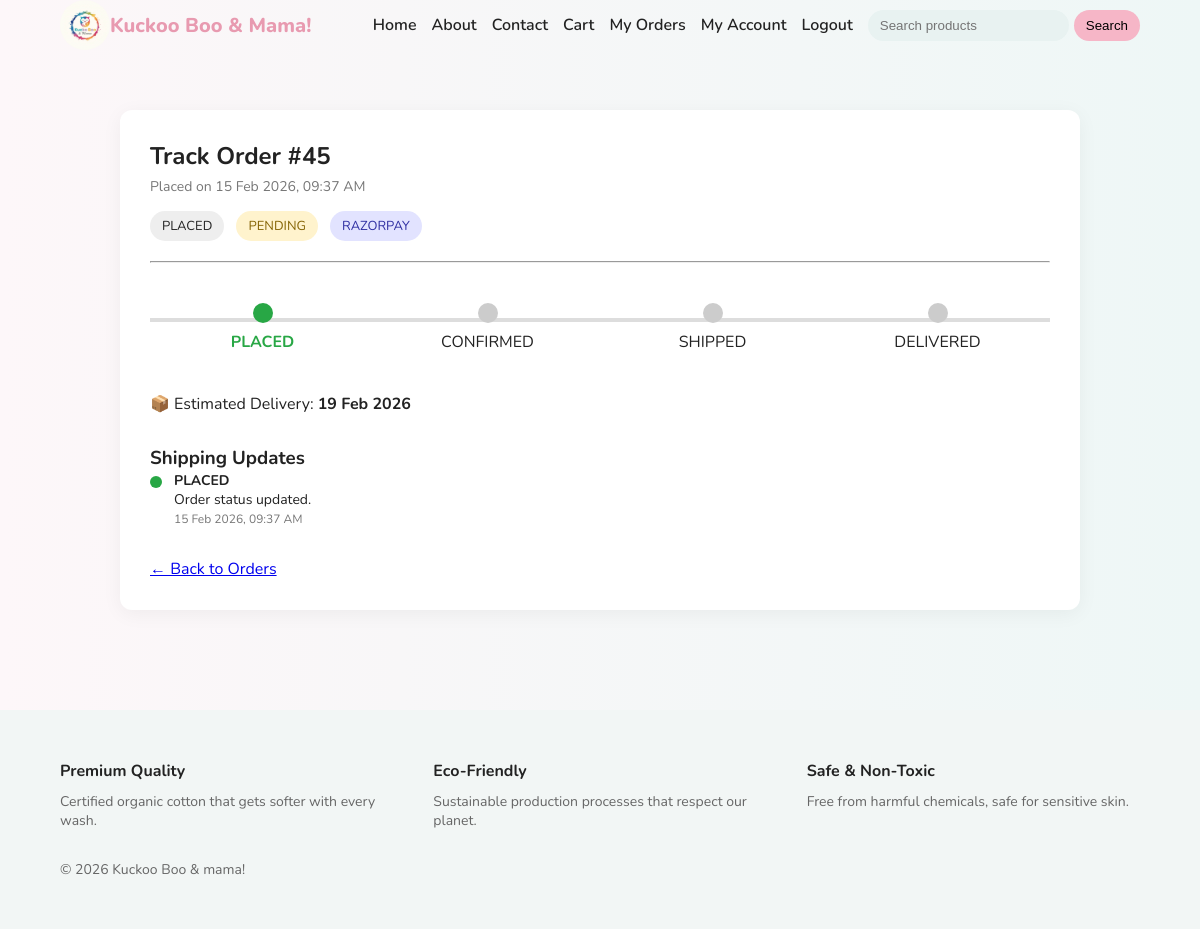
The app's page /user/track/45 (signed in) with its own data.
### tables this page shows
CREATE TABLE orders (
        id INTEGER PRIMARY KEY AUTOINCREMENT,
        user_id INTEGER,
        total_amount REAL NOT NULL,
        payment_status TEXT,
        razorpay_order_id TEXT,
        created_at TIMESTAMP DEFAULT CURRENT_TIMESTAMP, payment_method TEXT, order_status TEXT DEFAULT 'PLACED', full_name TEXT, phone TEXT, address TEXT, city TEXT, state TEXT, pincode TEXT, review_reminder_sent INTEGER DEFAULT 0,
        FOREIGN KEY (user_id) REFERENCES users(id)
    );

### routes/user.py (the view)
@user_bp.route("/track/<int:order_id>")
def track_order(order_id):
    if not session.get("user_id"):
        return redirect(url_for("auth.login"))
    conn = get_db_connection()
    order = conn.execute("""
        SELECT *
        FROM orders
        WHERE id = ? AND user_id = ?
    """, (order_id, session["user_id"])).fetchone()
    if not order:
        conn.close()
        return "Order not found", 404
    history = conn.execute("""
        SELECT status, message, created_at
        FROM order_status_history
        WHERE order_id = ?
        ORDER BY created_at ASC
    """, (order_id,)).fetchall()
    conn.close()
    order_data = dict(order)
    order_data["created_at"] = format_timestamp(order["created_at"])
    order_data["estimated_delivery"] = calculate_estimated_delivery(
        order["created_at"],
        order["order_status"]
    )
    timeline = []
    for row in history:
        timeline.append({
            "status": row["status"],
            "message": row["message"],
            "time": format_timestamp(row["created_at"])
        })
    if not timeline:
        timeline.append({
            "status": order["order_status"],
            "message": "Order status updated.",
            "time": order_data["created_at"]
        })
    return render_template(
        "user/track_order.html",
        order=order_data,
        timeline=timeline
    )

### database/db.py (called while the page is built)
def get_db_connection():
    if Config.DB_TYPE == "postgres":
        database_url = Config.DATABASE_URI
        if database_url.startswith("postgres://"):
            database_url = database_url.replace(
                "postgres://", "postgresql://", 1
            )
        conn = psycopg2.connect(database_url)
        conn.autocommit = False
        return DatabaseWrapper(conn, "postgres")
    else:
        os.makedirs(os.path.dirname(Config.DATABASE_URI), exist_ok=True)
        conn = sqlite3.connect(Config.DATABASE_URI)
        conn.row_factory = sqlite3.Row
        return DatabaseWrapper(conn, "sqlite")

    def fetchone(self):
        row = self.cursor.fetchone()
        if not row:
            return None
        if self.db_type == "sqlite":
            return dict(row)
        return row

    def fetchall(self):
        rows = self.cursor.fetchall()
        if self.db_type == "sqlite":
            return [dict(row) for row in rows]
        return rows

    def execute(self, query, params=None):
        if params is None:
            params = []
        if self.db_type == "postgres":
            query = query.replace("?", "%s")
            cursor = self.conn.cursor(
                cursor_factory=psycopg2.extras.RealDictCursor
            )
        else:
            cursor = self.conn.cursor()
        cursor.execute(query, params)
        return ResultWrapper(cursor, self.db_type)

    def close(self):
        self.conn.close()

### routes/user.py (called while the page is built)
def format_timestamp(ts):
    if not ts:
        return ""
    return datetime.fromtimestamp(int(ts)).strftime("%d %b %Y, %I:%M %p")

def calculate_estimated_delivery(created_ts, status):
    if not created_ts:
        return None
    base = datetime.fromtimestamp(int(created_ts))
    if status == "SHIPPED":
        return (base + timedelta(days=3)).strftime("%d %b %Y")
    return (base + timedelta(days=4)).strftime("%d %b %Y")

### templates/user/track_order.html (shortened to what this page needs)
{% extends "base.html" %}
{% block extra_css %}
<link rel="stylesheet" href="{{ url_for('static', filename='css/track_order.css') }}">
{% endblock %}
{% block content %}
<section class="track-wrapper">
    <div class="track-card">
        <div class="track-header">
            <h1>Track Order #{{ order.id }}</h1>
            <p class="order-date">Placed on {{ order.created_at }}</p>
        </div>
        <div class="status-badges">
            <span class="badge status">{{ order.order_status }}</span>
            <span class="badge {% if order.payment_status == 'PAID' %}paid{% else %}pending{% endif %}">
                {{ order.payment_status }}
            </span>
            <span class="badge method">{{ order.payment_method }}</span>
        </div>
        <hr>
        {% if order.order_status == "CANCELLED" %}
            <div class="cancelled-box">
                ❌ This order has been cancelled.
            </div>
        {% else %}
        {% set steps = ["PLACED", "CONFIRMED", "SHIPPED", "DELIVERED"] %}
        {% set current_index = steps.index(order.order_status) if order.order_status in steps else 0 %}
        {% if current_index == 0 %}
            {% set progress_class = "p0" %}
        {% elif current_index == 1 %}
            {% set progress_class = "p33" %}
        {% elif current_index == 2 %}
            {% set progress_class = "p66" %}
        {% else %}
            {% set progress_class = "p100" %}
        {% endif %}
        <div class="progress-container {{ progress_class }}">
            <div class="progress-line">
            </div>
            {% for step in steps %}
            <div class="progress-step">
                <div class="circle {% if steps.index(step) <= current_index %}active{% endif %}"></div>
                <span class="{% if steps.index(step) <= current_index %}active-text{% endif %}">
                    {{ step }}
                </span>
            </div>
            {% endfor %}
        </div>
        {% if order.order_status != "DELIVERED" %}
        <div class="estimated-box">
            📦 Estimated Delivery:
            <strong>
                {{ order.estimated_delivery if order.estimated_delivery else "2–4 business days" }}
            </strong>
        </div>
        {% endif %}
        <div class="timeline-section">
            <h3>Shipping Updates</h3>
            {% for event in timeline %}
            <div class="timeline-item">
                <div class="timeline-dot"></div>
                <div class="timeline-content">
                    <strong>{{ event.status }}</strong>
                    <p>{{ event.message }}</p>
                    <span class="timeline-time">{{ event.time }}</span>
                </div>
            </div>
            {% endfor %}
        </div>
        {% endif %}
        <div class="back-link">
            <a href="{{ url_for('user.my_orders') }}">← Back to Orders</a>
        </div>
    </div>
</section>
{% endblock %}

### static/css/base.css (style rules this page uses)
:root { --primary: #f6b6c7; --primary-dark: #e89ab0; --bg-soft: #fdf7f9; --text-dark: #222; --text-light: #666; --radius: 20px; }
* { margin: 0; padding: 0; box-sizing: border-box; }
body { font-family: 'Nunito', sans-serif; background: linear-gradient(to right, #fdf7f9, #eef7f6); color: var(--text-dark); }

### static/css/track_order.css (style rules this page uses)
.track-wrapper { max-width: 1000px; margin: 40px auto; padding: 20px; }
.track-card { background: #fff; padding: 30px; border-radius: 12px; box-shadow: 0 4px 20px rgba(0,0,0,0.05); }
.track-header h1 { margin-bottom: 5px; }
.order-date { color: #777; font-size: 14px; }
.status-badges { margin-top: 15px; margin-bottom: 20px; }
.badge { display: inline-block; padding: 6px 12px; border-radius: 20px; font-size: 13px; margin-right: 8px; background: #eee; }
.badge.pending { background: #fff3cd; color: #856404; }
.badge.method { background: #e2e3ff; color: #2f2fa2; }
.progress-container { position: relative; margin: 40px 0; display: flex; justify-content: space-between; }
.progress-line { position: absolute; top: 15px; left: 0; width: 100%; height: 4px; background: #ddd; z-index: 1; }
.progress-step { position: relative; text-align: center; z-index: 2; width: 25%; }
.circle { width: 20px; height: 20px; background: #ccc; border-radius: 50%; margin: 0 auto 8px auto; }
.circle.active { background: #28a745; }
.active-text { font-weight: bold; color: #28a745; }
.timeline-section { margin-top: 30px; }
.timeline-item { display: flex; margin-bottom: 20px; }
.timeline-dot { width: 12px; height: 12px; background: #28a745; border-radius: 50%; margin-right: 12px; margin-top: 5px; }
.timeline-content { font-size: 14px; }
.timeline-time { color: #777; font-size: 12px; }
.back-link { margin-top: 30px; }

### records on screen
orders: id "45", order_status "PLACED", payment_status "PENDING", payment_method "RAZORPAY", status "PLACED", message "Order status updated.", time "15 Feb 2026, 09:37 AM"

### other values on screen
{{ order.created_at }} "15 Feb 2026, 09:37 AM"
{{ step }} "PLACED" "CONFIRMED" "SHIPPED" "DELIVERED"
